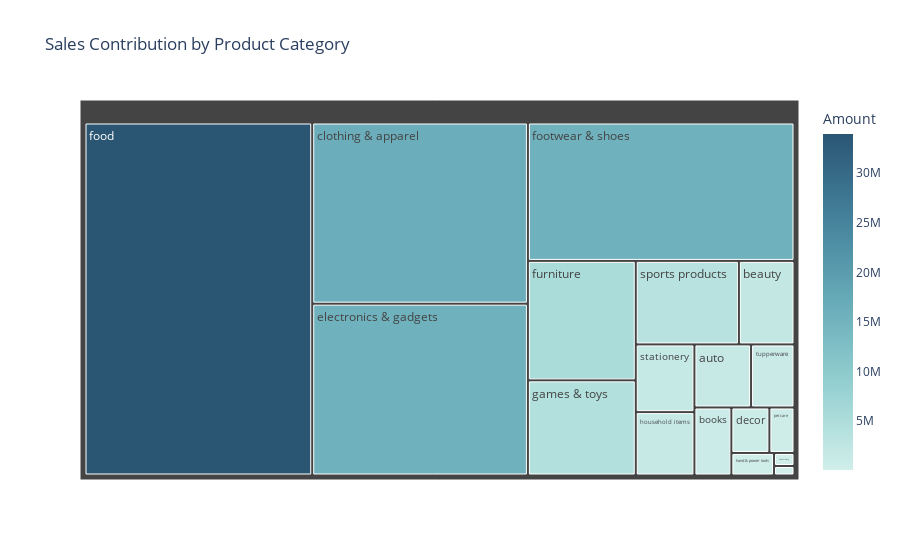

Notebook code for this chart:
### Markdown cell above
## Treemap: Contribution of Categories and Sub-Categories

### Code cell
import plotly.express as px

# Group by Product Category
cat_summary = df.groupby(['Product_Category'])['Amount'].sum().reset_index()

# Plot treemap
fig = px.treemap(cat_summary,
                 path=['Product_Category'],
                 values='Amount',
                 title='Sales Contribution by Product Category',
                 color='Amount',
                 color_continuous_scale='teal')

fig.show()

### Figure 1 — Plotly figure (JSON) as saved in the notebook; plotly's stock layout.template omitted (floating-point values rounded to 4 significant figures)
{"data": [{"branchvalues": "total", "customdata": [[1507000.0], [1959000.0], [1061000.0], [16500000.0], [730400.0], [15640000.0], [33930000.0], [15580000.0], [5440000.0], [4332000.0], [405600.0], [1569000.0], [81940.0], [482300.0], [3636000.0], [1676000.0], [1156000.0], [112700.0]], "domain": {"x": [0, 1], "y": [0, 1]}, "hovertemplate": "labels=%{label}<br>Amount_sum=%{value}<br>parent=%{parent}<br>id=%{id}<br>Amount=%{color}<extra></extra>", "ids": ["auto", "beauty", "books", "clothing & apparel", "decor", "electronics & gadgets", "food", "footwear & shoes", "furniture", "games & toys", "hand & power tools", "household items", "office", "pet care", "sports products", "stationery", "tupperware", "veterinary"], "labels": ["auto", "beauty", "books", "clothing & apparel", "decor", "electronics & gadgets", "food", "footwear & shoes", "furniture", "games & toys", "hand & power tools", "household items", "office", "pet care", "sports products", "stationery", "tupperware", "veterinary"], "marker": {"coloraxis": "coloraxis", "colors": [1507000.0, 1959000.0, 1061000.0, 16500000.0, 730400.0, 15640000.0, 33930000.0, 15580000.0, 5440000.0, 4332000.0, 405600.0, 1569000.0, 81940.0, 482300.0, 3636000.0, 1676000.0, 1156000.0, 112700.0]}, "name": "", "parents": ["", "", "", "", "", "", "", "", "", "", "", "", "", "", "", "", "", ""], "type": "treemap", "values": [1507000.0, 1959000.0, 1061000.0, 16500000.0, 730400.0, 15640000.0, 33930000.0, 15580000.0, 5440000.0, 4332000.0, 405600.0, 1569000.0, 81940.0, 482300.0, 3636000.0, 1676000.0, 1156000.0, 112700.0]}], "layout": {"coloraxis": {"colorbar": {"title": {"text": "Amount"}}, "colorscale": [[0, "rgb(209, 238, 234)"], [0.1667, "rgb(168, 219, 217)"], [0.3333, "rgb(133, 196, 201)"], [0.5, "rgb(104, 171, 184)"], [0.6667, "rgb(79, 144, 166)"], [0.8333, "rgb(59, 115, 143)"], [1, "rgb(42, 86, 116)"]]}, "legend": {"tracegroupgap": 0}, "title": {"text": "Sales Contribution by Product Category"}}}
